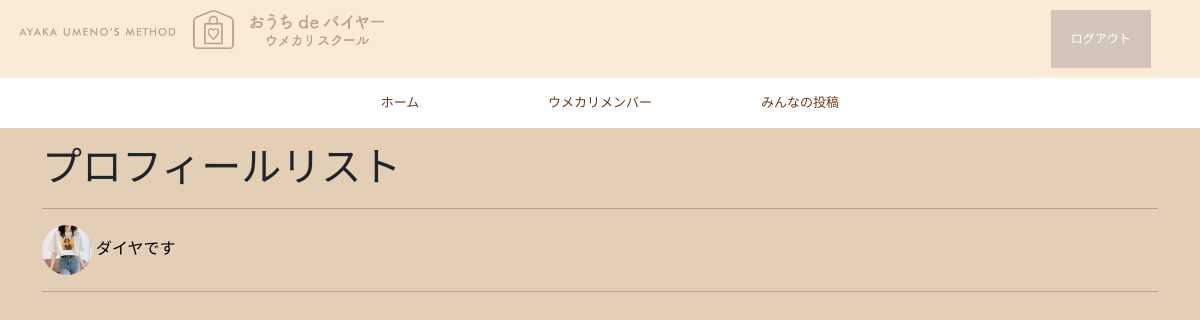
/member/ (signed in), run on an earlier commit of the app's database.
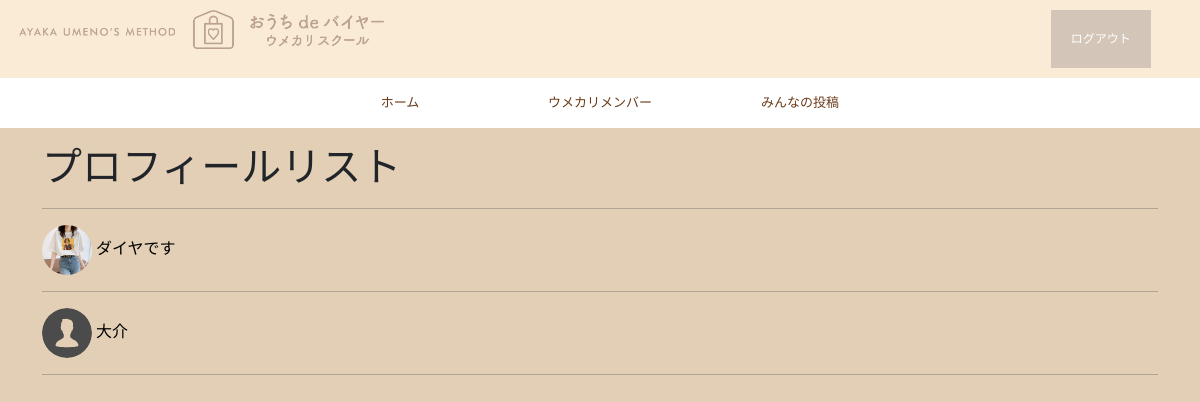
And on a later commit of the database.
### base/models/profile.py (models this page shows)
class Profile(models.Model):
    user = models.OneToOneField(
        get_user_model(),
        unique=True,
        on_delete=models.CASCADE,
        primary_key=True,
    )
    name = models.CharField(
        default='ウメカリメンバー',
        max_length=30,
    )
    icon = models.ImageField(
        verbose_name='アイコン',
        null=True,
        blank=True,
    )
    introduction = models.TextField(
        verbose_name='自己紹介',
        null=True,
        blank=True,
    )
    target = models.PositiveIntegerField(
        verbose_name='目標金額',
        default=0,
    )
    dream = models.ImageField(
        verbose_name='ビジョンボード',
        null=True,
        blank=True,
    )

### base/views/usermanage_views.py (the view)
# urls.py: path('member/', ProfileListView.as_view(), name='profile-list'),
class ProfileListView(LoginRequiredMixin, ListView):
    model = Profile
    template_name = 'base/profile_list.html'

### base/context_processors.py (called while the page is built)
def common(request):
    context = {
        'tags': OutputTagModel.objects.all()
    }
    return context

### templates/base/profile_list.html
{% extends 'base.html' %}
{% block content %}
{% load static %}
<h1>プロフィールリスト</h1>
<hr>
{% for profile in object_list %}
    <a href="{% url 'base:profile-detail' profile.pk %}">
        <div>
            {% if profile.icon %}
                <img src="{{ profile.icon.url }}" alt=""  class="list-icon">
            {% else %}
                <img src="{% static 'base/images/default-icon.svg' %}" class="list-icon">
            {% endif %}
            {{profile.name}}
        </div>
    </a>
    <hr>
{% endfor %}
{% endblock %}

What changed in the data, as far as the page shows it:
added Profile: name "大介"
